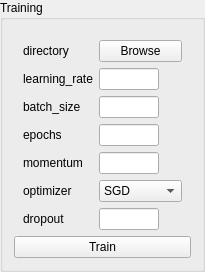
        <widget class="QGroupBox" name="train_groupBox">
         <property name="title">
          <string>Training</string>
         </property>
         <layout class="QVBoxLayout" name="verticalLayout_6">
          <item>
           <widget class="QWidget" name="widget_23" native="true">
            <layout class="QFormLayout" name="formLayout_7">
             <property name="labelAlignment">
              <set>Qt::AlignLeading|Qt::AlignLeft|Qt::AlignVCenter</set>
             </property>
             <property name="formAlignment">
              <set>Qt::AlignLeading|Qt::AlignLeft|Qt::AlignTop</set>
             </property>
             <property name="bottomMargin">
              <number>0</number>
             </property>
             <item row="0" column="0">
              <widget class="QLabel" name="label_30">
               <property name="text">
                <string>directory</string>
               </property>
              </widget>
             </item>
             <item row="0" column="1">
              <widget class="QPushButton" name="browse_btn">
               <property name="text">
                <string>Browse</string>
               </property>
              </widget>
             </item>
             <item row="1" column="0">
              <widget class="QLabel" name="label_31">
               <property name="text">
                <string>learning_rate</string>
               </property>
              </widget>
             </item>
             <item row="1" column="1">
              <widget class="QLineEdit" name="learning_rate">
               <property name="sizePolicy">
                <sizepolicy hsizetype="Minimum" vsizetype="Maximum">
                 <horstretch>0</horstretch>
                 <verstretch>0</verstretch>
                </sizepolicy>
               </property>
               <property name="minimumSize">
                <size>
                 <width>50</width>
                 <height>0</height>
                </size>
               </property>
               <property name="maximumSize">
                <size>
                 <width>60</width>
                 <height>16777215</height>
                </size>
               </property>
               <property name="baseSize">
                <size>
                 <width>111</width>
                 <height>0</height>
                </size>
               </property>
              </widget>
             </item>
             <item row="2" column="0">
              <widget class="QLabel" name="label_13">
               <property name="text">
                <string>batch_size</string>
               </property>
              </widget>
             </item>
             <item row="2" column="1">
              <widget class="QLineEdit" name="batch_size">
               <property name="maximumSize">
                <size>
                 <width>60</width>
                 <height>16777215</height>
                </size>
               </property>
              </widget>
             </item>
             <item row="3" column="0">
              <widget class="QLabel" name="label_15">
               <property name="text">
                <string>epochs</string>
               </property>
              </widget>
             </item>
             <item row="3" column="1">
              <widget class="QLineEdit" name="epochs">
               <property name="maximumSize">
                <size>
                 <width>60</width>
                 <height>16777215</height>
                </size>
               </property>
              </widget>
             </item>
             <item row="5" column="0">
              <widget class="QLabel" name="label_32">
               <property name="text">
                <string>optimizer</string>
               </property>
              </widget>
             </item>
             <item row="5" column="1">
              <widget class="QComboBox" name="optimizer">
               <property name="currentText">
                <string>SGD</string>
               </property>
               <property name="currentIndex">
                <number>0</number>
               </property>
               <property name="maxVisibleItems">
                <number>2</number>
               </property>
               <item>
                <property name="text">
                 <string>SGD</string>
                </property>
               </item>
               <item>
                <property name="text">
                 <string>RMSProp</string>
                </property>
               </item>
               <item>
                <property name="text">
                 <string>Adam</string>
                </property>
               </item>
               <item>
                <property name="text">
                 <string>Nadam</string>
                </property>
               </item>
              </widget>
             </item>
             <item row="4" column="0">
              <widget class="QLabel" name="label_2">
               <property name="text">
                <string>momentum</string>
               </property>
              </widget>
             </item>
             <item row="4" column="1">
              <widget class="QLineEdit" name="momentum">
               <property name="maximumSize">
                <size>
                 <width>60</width>
                 <height>16777215</height>
                </size>
               </property>
              </widget>
             </item>
             <item row="6" column="0">
              <widget class="QLabel" name="label_10">
               <property name="text">
                <string>dropout</string>
               </property>
              </widget>
             </item>
             <item row="6" column="1">
              <widget class="QLineEdit" name="dropout">
               <property name="maximumSize">
                <size>
                 <width>60</width>
                 <height>16777215</height>
                </size>
               </property>
              </widget>
             </item>
            </layout>
           </widget>
          </item>
          <item>
           <widget class="QPushButton" name="convolve_btn_6">
            <property name="maximumSize">
             <size>
              <width>999</width>
              <height>16777215</height>
             </size>
            </property>
            <property name="text">
             <string>Train</string>
            </property>
           </widget>
          </item>
         </layout>
        </widget>
